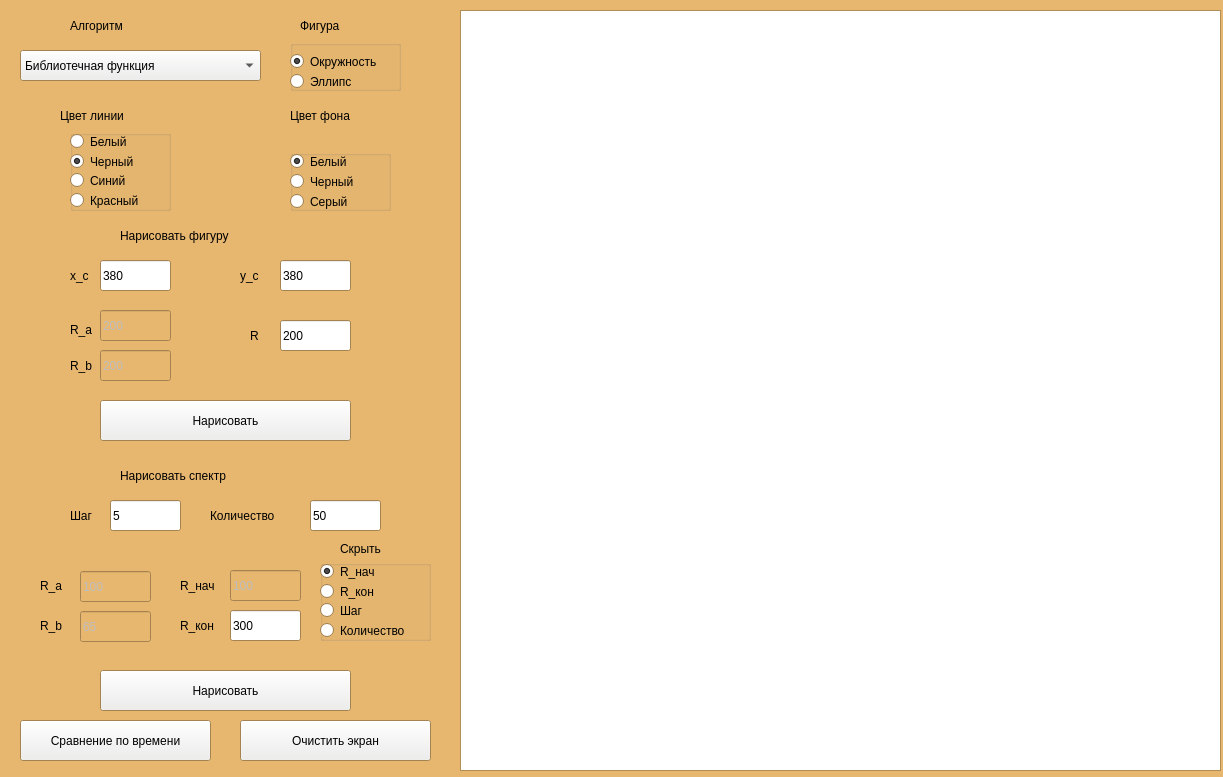
<?xml version="1.0" encoding="UTF-8"?>
<ui version="4.0">
 <class>GUI</class>
 <widget class="QWidget" name="GUI">
  <property name="geometry">
   <rect>
    <x>0</x>
    <y>0</y>
    <width>1223</width>
    <height>777</height>
   </rect>
  </property>
  <property name="palette">
   <palette>
    <active>
     <colorrole role="Button">
      <brush brushstyle="SolidPattern">
       <color alpha="255">
        <red>238</red>
        <green>238</green>
        <blue>236</blue>
       </color>
      </brush>
     </colorrole>
     <colorrole role="Base">
      <brush brushstyle="SolidPattern">
       <color alpha="255">
        <red>255</red>
        <green>255</green>
        <blue>255</blue>
       </color>
      </brush>
     </colorrole>
     <colorrole role="Window">
      <brush brushstyle="SolidPattern">
       <color alpha="255">
        <red>231</red>
        <green>183</green>
        <blue>112</blue>
       </color>
      </brush>
     </colorrole>
    </active>
    <inactive>
     <colorrole role="Button">
      <brush brushstyle="SolidPattern">
       <color alpha="255">
        <red>238</red>
        <green>238</green>
        <blue>236</blue>
       </color>
      </brush>
     </colorrole>
     <colorrole role="Base">
      <brush brushstyle="SolidPattern">
       <color alpha="255">
        <red>255</red>
        <green>255</green>
        <blue>255</blue>
       </color>
      </brush>
     </colorrole>
     <colorrole role="Window">
      <brush brushstyle="SolidPattern">
       <color alpha="255">
        <red>231</red>
        <green>183</green>
        <blue>112</blue>
       </color>
      </brush>
     </colorrole>
    </inactive>
    <disabled>
     <colorrole role="Button">
      <brush brushstyle="SolidPattern">
       <color alpha="255">
        <red>238</red>
        <green>238</green>
        <blue>236</blue>
       </color>
      </brush>
     </colorrole>
     <colorrole role="Base">
      <brush brushstyle="SolidPattern">
       <color alpha="255">
        <red>231</red>
        <green>183</green>
        <blue>112</blue>
       </color>
      </brush>
     </colorrole>
     <colorrole role="Window">
      <brush brushstyle="SolidPattern">
       <color alpha="255">
        <red>231</red>
        <green>183</green>
        <blue>112</blue>
       </color>
      </brush>
     </colorrole>
    </disabled>
   </palette>
  </property>
  <property name="windowTitle">
   <string>GUI</string>
  </property>
  <property name="autoFillBackground">
   <bool>false</bool>
  </property>
  <widget class="QGraphicsView" name="graphicsView">
   <property name="geometry">
    <rect>
     <x>460</x>
     <y>10</y>
     <width>761</width>
     <height>761</height>
    </rect>
   </property>
  </widget>
  <widget class="QLabel" name="label">
   <property name="geometry">
    <rect>
     <x>60</x>
     <y>100</y>
     <width>121</width>
     <height>31</height>
    </rect>
   </property>
   <property name="styleSheet">
    <string notr="true">font: 16pt &quot;Ubuntu&quot;;</string>
   </property>
   <property name="text">
    <string>Цвет линии</string>
   </property>
  </widget>
  <widget class="QLabel" name="label_2">
   <property name="geometry">
    <rect>
     <x>290</x>
     <y>100</y>
     <width>121</width>
     <height>31</height>
    </rect>
   </property>
   <property name="styleSheet">
    <string notr="true">font: 16pt &quot;Ubuntu&quot;;</string>
   </property>
   <property name="text">
    <string>Цвет фона</string>
   </property>
  </widget>
  <widget class="QLabel" name="label_3">
   <property name="geometry">
    <rect>
     <x>70</x>
     <y>10</y>
     <width>161</width>
     <height>31</height>
    </rect>
   </property>
   <property name="styleSheet">
    <string notr="true">font: 16pt &quot;Ubuntu&quot;;</string>
   </property>
   <property name="lineWidth">
    <number>1</number>
   </property>
   <property name="text">
    <string>Алгоритм</string>
   </property>
   <property name="buddy">
    <cstring></cstring>
   </property>
  </widget>
  <widget class="QPushButton" name="drawFigureButton">
   <property name="geometry">
    <rect>
     <x>100</x>
     <y>400</y>
     <width>251</width>
     <height>41</height>
    </rect>
   </property>
   <property name="text">
    <string>Нарисовать</string>
   </property>
  </widget>
  <widget class="QLabel" name="label_12">
   <property name="geometry">
    <rect>
     <x>70</x>
     <y>500</y>
     <width>31</width>
     <height>31</height>
    </rect>
   </property>
   <property name="text">
    <string>Шаг</string>
   </property>
  </widget>
  <widget class="QLabel" name="label_14">
   <property name="geometry">
    <rect>
     <x>120</x>
     <y>220</y>
     <width>201</width>
     <height>31</height>
    </rect>
   </property>
   <property name="styleSheet">
    <string notr="true">font: 16pt &quot;Ubuntu&quot;;</string>
   </property>
   <property name="text">
    <string>Нарисовать фигуру</string>
   </property>
   <property name="indent">
    <number>-3</number>
   </property>
  </widget>
  <widget class="QPushButton" name="compareTimeButton">
   <property name="geometry">
    <rect>
     <x>20</x>
     <y>720</y>
     <width>191</width>
     <height>41</height>
    </rect>
   </property>
   <property name="text">
    <string>Сравнение по времени</string>
   </property>
  </widget>
  <widget class="QPushButton" name="clearScreenButton">
   <property name="geometry">
    <rect>
     <x>240</x>
     <y>720</y>
     <width>191</width>
     <height>41</height>
    </rect>
   </property>
   <property name="text">
    <string>Очистить экран</string>
   </property>
  </widget>
  <widget class="QLabel" name="label_10">
   <property name="geometry">
    <rect>
     <x>70</x>
     <y>260</y>
     <width>41</width>
     <height>31</height>
    </rect>
   </property>
   <property name="text">
    <string>x_c</string>
   </property>
  </widget>
  <widget class="QLabel" name="label_11">
   <property name="geometry">
    <rect>
     <x>240</x>
     <y>260</y>
     <width>31</width>
     <height>31</height>
    </rect>
   </property>
   <property name="text">
    <string>y_c</string>
   </property>
  </widget>
  <widget class="QLabel" name="label_15">
   <property name="geometry">
    <rect>
     <x>120</x>
     <y>460</y>
     <width>201</width>
     <height>31</height>
    </rect>
   </property>
   <property name="styleSheet">
    <string notr="true">font: 16pt &quot;Ubuntu&quot;;</string>
   </property>
   <property name="text">
    <string>Нарисовать спектр</string>
   </property>
   <property name="indent">
    <number>-3</number>
   </property>
  </widget>
  <widget class="QPushButton" name="drawSpectrumButton">
   <property name="geometry">
    <rect>
     <x>100</x>
     <y>670</y>
     <width>251</width>
     <height>41</height>
    </rect>
   </property>
   <property name="text">
    <string>Нарисовать</string>
   </property>
  </widget>
  <widget class="QLabel" name="label_16">
   <property name="geometry">
    <rect>
     <x>70</x>
     <y>350</y>
     <width>31</width>
     <height>31</height>
    </rect>
   </property>
   <property name="text">
    <string>R_b</string>
   </property>
  </widget>
  <widget class="QLabel" name="label_17">
   <property name="geometry">
    <rect>
     <x>70</x>
     <y>320</y>
     <width>31</width>
     <height>20</height>
    </rect>
   </property>
   <property name="text">
    <string>R_a</string>
   </property>
  </widget>
  <widget class="QGroupBox" name="groupBox_2">
   <property name="geometry">
    <rect>
     <x>290</x>
     <y>150</y>
     <width>101</width>
     <height>61</height>
    </rect>
   </property>
   <property name="title">
    <string/>
   </property>
   <widget class="QRadioButton" name="white_back">
    <property name="geometry">
     <rect>
      <x>0</x>
      <y>0</y>
      <width>112</width>
      <height>23</height>
     </rect>
    </property>
    <property name="contextMenuPolicy">
     <enum>Qt::ActionsContextMenu</enum>
    </property>
    <property name="text">
     <string>Белый</string>
    </property>
    <property name="checked">
     <bool>true</bool>
    </property>
   </widget>
   <widget class="QRadioButton" name="black_back">
    <property name="geometry">
     <rect>
      <x>0</x>
      <y>20</y>
      <width>112</width>
      <height>23</height>
     </rect>
    </property>
    <property name="text">
     <string>Черный</string>
    </property>
   </widget>
   <widget class="QRadioButton" name="yellow_back">
    <property name="geometry">
     <rect>
      <x>0</x>
      <y>40</y>
      <width>112</width>
      <height>23</height>
     </rect>
    </property>
    <property name="text">
     <string>Серый</string>
    </property>
   </widget>
  </widget>
  <widget class="QGroupBox" name="groupBox_3">
   <property name="geometry">
    <rect>
     <x>70</x>
     <y>130</y>
     <width>101</width>
     <height>81</height>
    </rect>
   </property>
   <property name="title">
    <string/>
   </property>
   <widget class="QRadioButton" name="white_fg">
    <property name="geometry">
     <rect>
      <x>0</x>
      <y>0</y>
      <width>112</width>
      <height>23</height>
     </rect>
    </property>
    <property name="text">
     <string>Белый</string>
    </property>
   </widget>
   <widget class="QRadioButton" name="black_fg">
    <property name="geometry">
     <rect>
      <x>0</x>
      <y>20</y>
      <width>112</width>
      <height>23</height>
     </rect>
    </property>
    <property name="text">
     <string>Черный</string>
    </property>
    <property name="checked">
     <bool>true</bool>
    </property>
   </widget>
   <widget class="QRadioButton" name="blue_fg">
    <property name="geometry">
     <rect>
      <x>0</x>
      <y>40</y>
      <width>112</width>
      <height>21</height>
     </rect>
    </property>
    <property name="text">
     <string>Синий</string>
    </property>
   </widget>
   <widget class="QRadioButton" name="blue_fg_2">
    <property name="geometry">
     <rect>
      <x>0</x>
      <y>60</y>
      <width>112</width>
      <height>21</height>
     </rect>
    </property>
    <property name="text">
     <string>Красный</string>
    </property>
   </widget>
  </widget>
  <widget class="QLineEdit" name="x_centr">
   <property name="geometry">
    <rect>
     <x>100</x>
     <y>260</y>
     <width>71</width>
     <height>31</height>
    </rect>
   </property>
   <property name="text">
    <string>380</string>
   </property>
  </widget>
  <widget class="QLineEdit" name="y_centr">
   <property name="geometry">
    <rect>
     <x>280</x>
     <y>260</y>
     <width>71</width>
     <height>31</height>
    </rect>
   </property>
   <property name="text">
    <string>380</string>
   </property>
  </widget>
  <widget class="QLineEdit" name="R_a_figure">
   <property name="enabled">
    <bool>false</bool>
   </property>
   <property name="geometry">
    <rect>
     <x>100</x>
     <y>310</y>
     <width>71</width>
     <height>31</height>
    </rect>
   </property>
   <property name="text">
    <string>200</string>
   </property>
  </widget>
  <widget class="QLineEdit" name="R_b_figure">
   <property name="enabled">
    <bool>false</bool>
   </property>
   <property name="geometry">
    <rect>
     <x>100</x>
     <y>350</y>
     <width>71</width>
     <height>31</height>
    </rect>
   </property>
   <property name="text">
    <string>200</string>
   </property>
  </widget>
  <widget class="QLineEdit" name="step">
   <property name="geometry">
    <rect>
     <x>110</x>
     <y>500</y>
     <width>71</width>
     <height>31</height>
    </rect>
   </property>
   <property name="text">
    <string>5</string>
   </property>
  </widget>
  <widget class="QLineEdit" name="N">
   <property name="geometry">
    <rect>
     <x>310</x>
     <y>500</y>
     <width>71</width>
     <height>31</height>
    </rect>
   </property>
   <property name="text">
    <string>50</string>
   </property>
  </widget>
  <widget class="QGroupBox" name="groupBox_4">
   <property name="geometry">
    <rect>
     <x>290</x>
     <y>40</y>
     <width>111</width>
     <height>51</height>
    </rect>
   </property>
   <property name="title">
    <string/>
   </property>
   <widget class="QRadioButton" name="circle">
    <property name="geometry">
     <rect>
      <x>0</x>
      <y>10</y>
      <width>112</width>
      <height>23</height>
     </rect>
    </property>
    <property name="text">
     <string>Окружность</string>
    </property>
    <property name="checked">
     <bool>true</bool>
    </property>
   </widget>
   <widget class="QRadioButton" name="ellipse">
    <property name="geometry">
     <rect>
      <x>0</x>
      <y>30</y>
      <width>112</width>
      <height>23</height>
     </rect>
    </property>
    <property name="text">
     <string>Эллипс</string>
    </property>
    <property name="checked">
     <bool>false</bool>
    </property>
   </widget>
  </widget>
  <widget class="QLabel" name="label_13">
   <property name="geometry">
    <rect>
     <x>210</x>
     <y>500</y>
     <width>91</width>
     <height>31</height>
    </rect>
   </property>
   <property name="text">
    <string>Количество</string>
   </property>
  </widget>
  <widget class="QComboBox" name="algoBox">
   <property name="geometry">
    <rect>
     <x>20</x>
     <y>50</y>
     <width>241</width>
     <height>31</height>
    </rect>
   </property>
   <property name="currentText">
    <string>Библиотечная функция</string>
   </property>
   <item>
    <property name="text">
     <string>Библиотечная функция</string>
    </property>
   </item>
   <item>
    <property name="text">
     <string>Каноническое уравнение</string>
    </property>
   </item>
   <item>
    <property name="text">
     <string>Параметрическое уравнение</string>
    </property>
   </item>
   <item>
    <property name="text">
     <string>Брезенхем</string>
    </property>
   </item>
   <item>
    <property name="text">
     <string>Алгоритм средней точки</string>
    </property>
   </item>
  </widget>
  <widget class="QLabel" name="label_5">
   <property name="geometry">
    <rect>
     <x>300</x>
     <y>10</y>
     <width>121</width>
     <height>31</height>
    </rect>
   </property>
   <property name="styleSheet">
    <string notr="true">font: 16pt &quot;Ubuntu&quot;;</string>
   </property>
   <property name="text">
    <string>Фигура</string>
   </property>
  </widget>
  <widget class="QLineEdit" name="R_figure">
   <property name="geometry">
    <rect>
     <x>280</x>
     <y>320</y>
     <width>71</width>
     <height>31</height>
    </rect>
   </property>
   <property name="text">
    <string>200</string>
   </property>
  </widget>
  <widget class="QLabel" name="label_23">
   <property name="geometry">
    <rect>
     <x>250</x>
     <y>320</y>
     <width>16</width>
     <height>31</height>
    </rect>
   </property>
   <property name="text">
    <string>R</string>
   </property>
  </widget>
  <widget class="QLabel" name="label_18">
   <property name="geometry">
    <rect>
     <x>40</x>
     <y>610</y>
     <width>31</width>
     <height>31</height>
    </rect>
   </property>
   <property name="text">
    <string>R_b</string>
   </property>
  </widget>
  <widget class="QLineEdit" name="R_b_spectr">
   <property name="enabled">
    <bool>false</bool>
   </property>
   <property name="geometry">
    <rect>
     <x>80</x>
     <y>611</y>
     <width>71</width>
     <height>31</height>
    </rect>
   </property>
   <property name="text">
    <string>65</string>
   </property>
  </widget>
  <widget class="QLineEdit" name="R_a_spectr">
   <property name="enabled">
    <bool>false</bool>
   </property>
   <property name="geometry">
    <rect>
     <x>80</x>
     <y>571</y>
     <width>71</width>
     <height>31</height>
    </rect>
   </property>
   <property name="text">
    <string>100</string>
   </property>
  </widget>
  <widget class="QLabel" name="label_20">
   <property name="geometry">
    <rect>
     <x>40</x>
     <y>570</y>
     <width>31</width>
     <height>31</height>
    </rect>
   </property>
   <property name="text">
    <string>R_a</string>
   </property>
  </widget>
  <widget class="QLineEdit" name="R_begin">
   <property name="enabled">
    <bool>false</bool>
   </property>
   <property name="geometry">
    <rect>
     <x>230</x>
     <y>570</y>
     <width>71</width>
     <height>31</height>
    </rect>
   </property>
   <property name="text">
    <string>100</string>
   </property>
  </widget>
  <widget class="QLabel" name="label_22">
   <property name="geometry">
    <rect>
     <x>180</x>
     <y>610</y>
     <width>51</width>
     <height>31</height>
    </rect>
   </property>
   <property name="text">
    <string>R_кон</string>
   </property>
  </widget>
  <widget class="QLabel" name="label_25">
   <property name="geometry">
    <rect>
     <x>180</x>
     <y>570</y>
     <width>51</width>
     <height>31</height>
    </rect>
   </property>
   <property name="text">
    <string>R_нач</string>
   </property>
  </widget>
  <widget class="QLineEdit" name="R_end">
   <property name="enabled">
    <bool>true</bool>
   </property>
   <property name="geometry">
    <rect>
     <x>230</x>
     <y>610</y>
     <width>71</width>
     <height>31</height>
    </rect>
   </property>
   <property name="text">
    <string>300</string>
   </property>
  </widget>
  <widget class="QLabel" name="label_26">
   <property name="geometry">
    <rect>
     <x>340</x>
     <y>540</y>
     <width>71</width>
     <height>17</height>
    </rect>
   </property>
   <property name="text">
    <string>Скрыть</string>
   </property>
  </widget>
  <widget class="QGroupBox" name="groupBox_5">
   <property name="geometry">
    <rect>
     <x>320</x>
     <y>560</y>
     <width>111</width>
     <height>81</height>
    </rect>
   </property>
   <property name="title">
    <string/>
   </property>
   <widget class="QRadioButton" name="R_beg_check">
    <property name="geometry">
     <rect>
      <x>0</x>
      <y>0</y>
      <width>112</width>
      <height>23</height>
     </rect>
    </property>
    <property name="text">
     <string>R_нач</string>
    </property>
    <property name="checked">
     <bool>true</bool>
    </property>
   </widget>
   <widget class="QRadioButton" name="R_end_check">
    <property name="geometry">
     <rect>
      <x>0</x>
      <y>20</y>
      <width>112</width>
      <height>23</height>
     </rect>
    </property>
    <property name="text">
     <string>R_кон</string>
    </property>
    <property name="checked">
     <bool>false</bool>
    </property>
   </widget>
   <widget class="QRadioButton" name="step_check">
    <property name="geometry">
     <rect>
      <x>0</x>
      <y>40</y>
      <width>112</width>
      <height>21</height>
     </rect>
    </property>
    <property name="text">
     <string>Шаг</string>
    </property>
   </widget>
   <widget class="QRadioButton" name="n_check">
    <property name="geometry">
     <rect>
      <x>0</x>
      <y>60</y>
      <width>112</width>
      <height>21</height>
     </rect>
    </property>
    <property name="text">
     <string>Количество</string>
    </property>
   </widget>
  </widget>
 </widget>
 <resources/>
 <connections/>
</ui>
